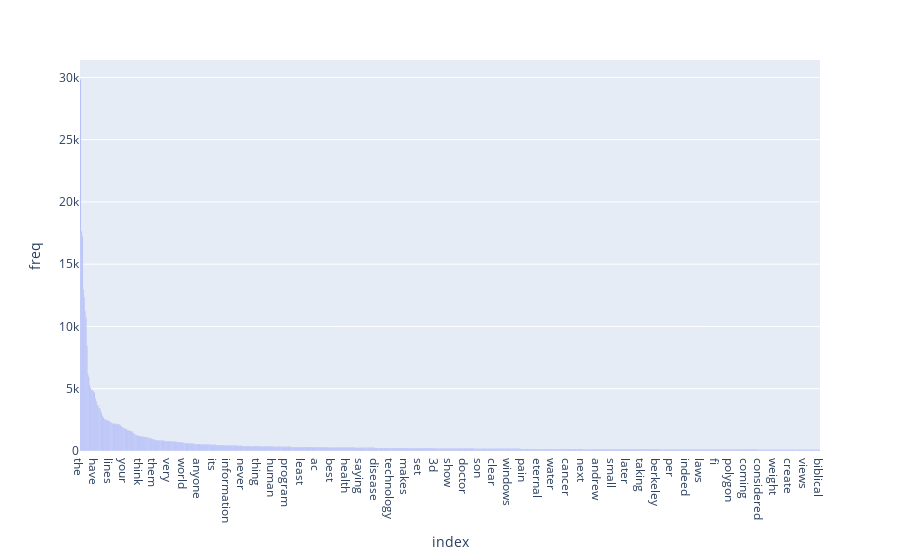

Notebook source saved alongside this figure:
### Code cell
# sort values in the bar chart above  
sorted_df = reduced_df.sort_values(by='freq', ascending=False)
fig = px.bar(sorted_df, y="freq")
fig.show()

### Figure 1 — Plotly figure (JSON) as saved in the notebook; plotly's stock layout.template omitted (floating-point values rounded to 4 significant figures; data arrays with more than 128 entries replaced by an {"elided": "..."} marker saying what was removed)
{"data": [{"alignmentgroup": "True", "hovertemplate": "index=%{x}<br>freq=%{y}<extra></extra>", "legendgroup": "", "marker": {"color": "#636efa", "pattern": {"shape": ""}}, "name": "", "offsetgroup": "", "orientation": "v", "showlegend": false, "textposition": "auto", "type": "bar", "x": {"elided": "801 str values"}, "xaxis": "x", "y": {"elided": "801 int values"}, "yaxis": "y"}], "layout": {"barmode": "relative", "legend": {"tracegroupgap": 0}, "margin": {"t": 60}, "xaxis": {"anchor": "y", "domain": [0, 1], "title": {"text": "index"}}, "yaxis": {"anchor": "x", "domain": [0, 1], "title": {"text": "freq"}}}}
